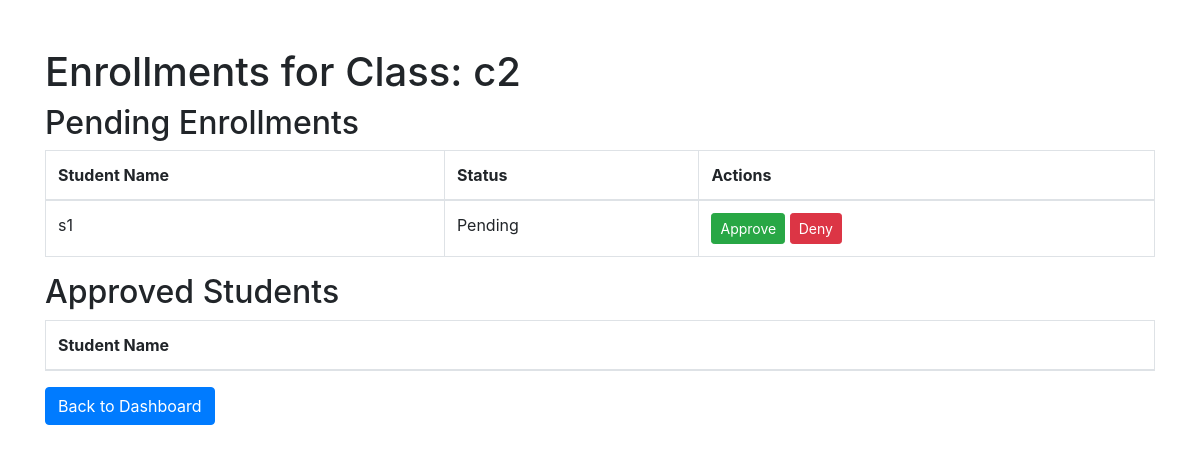
Screenshot of /teacher/view_enrollments/2 (signed in) with the database file from the repository.
### app.py (models this page shows)
class Class(db.Model):
    id = db.Column(db.Integer, primary_key=True)
    name = db.Column(db.String(150), nullable=False)
    teacher_id = db.Column(db.Integer, db.ForeignKey('user.id'), nullable=False)
    students = db.relationship('Enrollment', back_populates='class_enrolled', lazy=True)
    teacher = db.relationship('User', backref='classes')

class Enrollment(db.Model):
    id = db.Column(db.Integer, primary_key=True)
    student_id = db.Column(db.Integer, db.ForeignKey('user.id'), nullable=False)
    class_id = db.Column(db.Integer, db.ForeignKey('class.id'), nullable=False)
    status = db.Column(db.String(50), default='pending')  # Status: pending, approved, denied
    student = db.relationship('User', back_populates='enrollments')  # Assuming User has a back_populates
    class_enrolled = db.relationship('Class', back_populates='students')  # Use back_populates for clarity

class User(UserMixin, db.Model):
    id = db.Column(db.Integer, primary_key=True)
    username = db.Column(db.String(150), unique=True, nullable=False)
    password = db.Column(db.String(150), nullable=False)
    role = db.Column(db.String(50), nullable=False)  # Role: Teacher or Student
    status = db.Column(db.String(50), default='pending')  # New status column
    enrollments = db.relationship('Enrollment', back_populates='student')  # Add this line

### app.py (the view)
@app.route('/teacher/view_enrollments/<int:class_id>')
@login_required
@teacher_required
def view_enrollments(class_id):
    enrollments = Enrollment.query.filter_by(class_id=class_id).all()
    class_obj = db.session.get(Class, class_id)  # Use Session.get()
    class_name = class_obj.name if class_obj else 'Class not found'  # Handle case where class is not found
    return render_template('teacher/view_enrollments.html', enrollments=enrollments, class_name=class_name)

### app.py (called while the page is built)
@login_manager.user_loader
def load_user(user_id):
    return User.query.get(int(user_id))

def teacher_required(f):
    @wraps(f)  # Preserve the original function's name and docstring
    @login_required
    def decorated_function(*args, **kwargs):
        if current_user.role not in ['Admin', 'Teacher']:
            flash('Access denied: Admins and Teachers only.')
            return redirect(url_for('home'))
        return f(*args, **kwargs)
    return decorated_function

### templates/teacher/view_enrollments.html (shortened to what this page needs)
<!DOCTYPE html>
<html lang="en">
<head>
    <link rel="stylesheet" href="https://stackpath.bootstrapcdn.com/bootstrap/4.5.2/css/bootstrap.min.css">
</head>
<body>
    <div class="container mt-5">
        <h1>Enrollments for Class: {{ class_name }}</h1>
        <h2>Pending Enrollments</h2>
        <table class="table table-bordered">
            <thead>
                <tr>
                    <th>Student Name</th>
                    <th>Status</th>
                    <th>Actions</th>
                </tr>
            </thead>
            <tbody>
                {% for enrollment in enrollments %}
                {% if enrollment.status == 'Pending' %}
                <tr>
                    <td>{{ enrollment.student.username }}</td>
                    <td>{{ enrollment.status }}</td>
                    <td>
                        <form action="{{ url_for('update_enrollment', enrollment_id=enrollment.id, action='approve') }}" method="POST" style="display:inline;">
                            <button type="submit" class="btn btn-success btn-sm">Approve</button>
                        </form>
                        <form action="{{ url_for('update_enrollment', enrollment_id=enrollment.id, action='deny') }}" method="POST" style="display:inline;">
                            <button type="submit" class="btn btn-danger btn-sm">Deny</button>
                        </form>
                    </td>
                </tr>
                {% endif %}
                {% endfor %}
            </tbody>
        </table>
        <h2>Approved Students</h2>
        <table class="table table-bordered">
            <thead>
                <tr>
                    <th>Student Name</th>
                </tr>
            </thead>
        </table>
        <a href="{{ url_for('teacher_dashboard') }}" class="btn btn-primary">Back to Dashboard</a>
    </div>
</body>
</html>

### rows the page displays
Class: name "c2"
Enrollment: student.username "s1", status "Pending"
